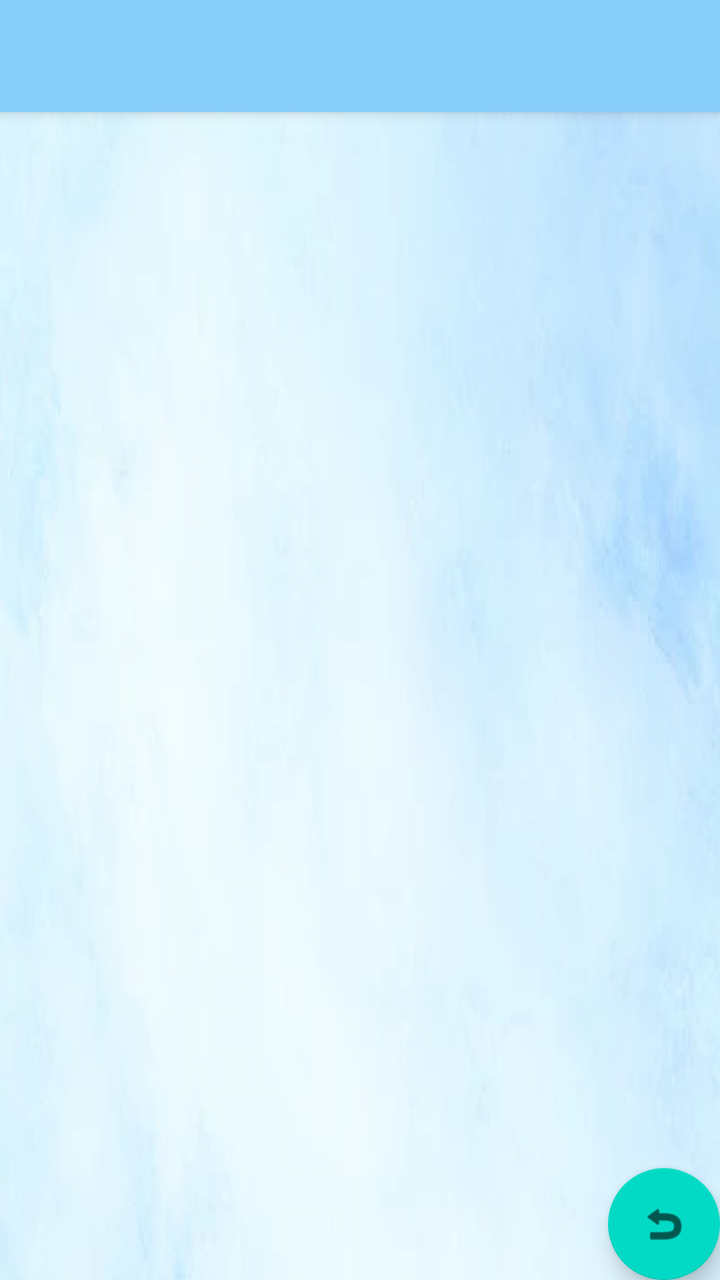
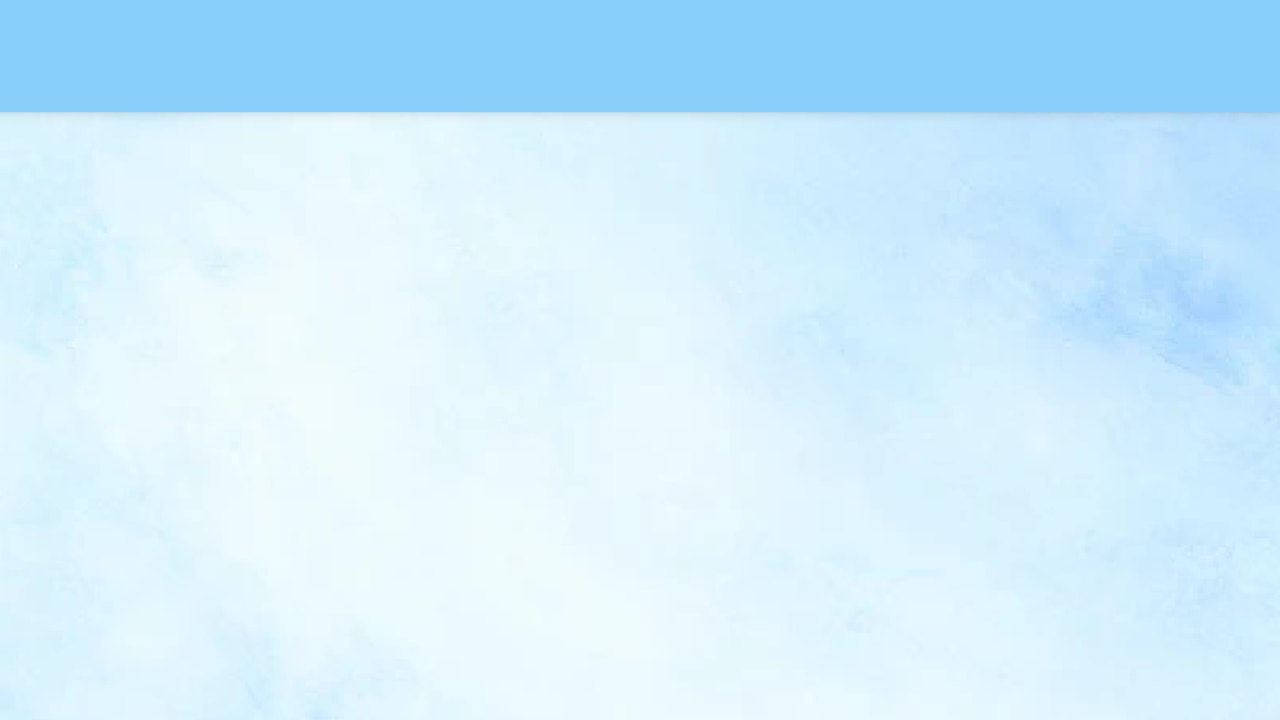

First picture: res/layout/ on a phone held upright. Second picture: the repository's own variant of that layout, on a device whose configuration matches the variant's folder. Source for both follows.
<!-- AndroidManifest.xml: application theme Theme.TwisterPM -->
<!-- res/layout/activity_all_messages.xml -->
<?xml version="1.0" encoding="utf-8"?>
<androidx.coordinatorlayout.widget.CoordinatorLayout xmlns:android="http://schemas.android.com/apk/res/android"
    xmlns:app="http://schemas.android.com/apk/res-auto"
    xmlns:tools="http://schemas.android.com/tools"
    android:id="@+id/messageLayout"
    android:layout_width="match_parent"
    android:layout_height="match_parent"
    android:background="@drawable/blueshade"
    android:orientation="vertical"
    tools:context=".AllMessagesActivity">

        <com.google.android.material.appbar.AppBarLayout
            android:layout_width="match_parent"
            android:layout_height="wrap_content"
            android:theme="@style/Theme.TwisterPM.AppBarOverlay">


            <androidx.appcompat.widget.Toolbar
                android:id="@+id/toolbar"
                android:layout_width="319dp"
                android:layout_height="?attr/actionBarSize"
                android:background="?attr/colorPrimary"
                app:popupTheme="@style/Theme.TwisterPM.PopupOverlay" />

        </com.google.android.material.appbar.AppBarLayout>

        <include layout="@layout/content_all_messages" />


        <com.google.android.material.floatingactionbutton.FloatingActionButton
            android:id="@+id/fab"
            android:layout_width="wrap_content"
            android:layout_height="wrap_content"
            android:layout_gravity="bottom|end"
            android:layout_margin="@dimen/fab_margin"
            app:srcCompat="@android:drawable/ic_menu_revert" />


</androidx.coordinatorlayout.widget.CoordinatorLayout>
<!-- res/layout/content_all_messages.xml (included above) -->
<?xml version="1.0" encoding="utf-8"?>
<androidx.constraintlayout.widget.ConstraintLayout xmlns:android="http://schemas.android.com/apk/res/android"
    xmlns:app="http://schemas.android.com/apk/res-auto"
    xmlns:tools="http://schemas.android.com/tools"
    android:layout_width="match_parent"
    android:layout_height="match_parent"
    app:layout_behavior="@string/appbar_scrolling_view_behavior">


    <LinearLayout
        android:layout_width="match_parent"
        android:layout_height="wrap_content"
        android:orientation="vertical"
        tools:ignore="MissingConstraints">

    <LinearLayout
    android:layout_width="match_parent"
    android:layout_height="wrap_content"
        android:id="@+id/allMessagesAddLayout"
    android:visibility="gone"
    android:orientation="horizontal">
        <EditText
            android:id="@+id/messageInput"
            android:layout_width="0dp"
            android:layout_height="wrap_content"
            android:layout_weight="3"
            android:hint="Insert your message" />

        <Button
            android:layout_width="0dp"
            android:layout_height="wrap_content"
            android:layout_weight="1"
            android:onClick="addMessage"
            android:text="Add" />

</LinearLayout>
    <LinearLayout
        android:layout_width="match_parent"
        android:layout_height="0dp"
        android:layout_weight="66"
        android:orientation="vertical">

        <TextView
            android:id="@+id/messageMessages"
            android:layout_width="match_parent"
            android:layout_height="1dp"
            android:layout_margin="12dp"
            android:padding="12dp"
            android:textSize="18sp" />

        <androidx.recyclerview.widget.RecyclerView
            android:id="@+id/messageRecyclerView"
            android:layout_width="match_parent"
            android:layout_height="0dp"
            android:layout_weight="66"
            android:layout_margin="20dp"
            android:padding="10dp" />
    </LinearLayout>


    </LinearLayout>

</androidx.constraintlayout.widget.ConstraintLayout>
<!-- resources referenced by this layout -->
<resources>
  <!-- drawable blueshade: png bitmap (drawable, 160114 bytes) -->
  <style name="Theme.TwisterPM.AppBarOverlay" parent="ThemeOverlay.AppCompat.Dark.ActionBar" />
  <style name="Theme.TwisterPM.PopupOverlay" parent="ThemeOverlay.AppCompat.Light" />
  <style name="Theme.TwisterPM" parent="Theme.MaterialComponents.DayNight.DarkActionBar">
          
          <item name="colorPrimary">@color/blue</item>
          <item name="colorPrimaryVariant">@color/blue</item>
          <item name="colorOnPrimary">@color/white</item>
          
          <item name="colorSecondary">@color/teal_200</item>
          <item name="colorSecondaryVariant">@color/teal_700</item>
          <item name="colorOnSecondary">@color/black</item>
          
          <item name="android:statusBarColor" tools:targetApi="l">?attr/colorPrimaryVariant</item>
          
      </style>
  <color name="blue">#87cefa</color>
  <color name="white">#FFFFFFFF</color>
  <color name="teal_200">#FF03DAC5</color>
  <color name="teal_700">#FF018786</color>
  <color name="black">#FF000000</color>
</resources>
<!-- res/layout-land/activity_all_messages.xml (the author's variant of the layout above) -->
<!-- drawn on the phone turned sideways -->
<?xml version="1.0" encoding="utf-8"?>
<androidx.coordinatorlayout.widget.CoordinatorLayout xmlns:android="http://schemas.android.com/apk/res/android"
    xmlns:app="http://schemas.android.com/apk/res-auto"
    xmlns:tools="http://schemas.android.com/tools"
    android:id="@+id/messageLayout"
    android:layout_width="match_parent"
    android:layout_height="match_parent"
    android:background="@drawable/blueshade"
    android:orientation="vertical"
    tools:context=".AllMessagesActivity">

    <com.google.android.material.appbar.AppBarLayout
        android:layout_width="match_parent"
        android:layout_height="wrap_content"
        android:theme="@style/Theme.TwisterPM.AppBarOverlay">


        <androidx.appcompat.widget.Toolbar
            android:id="@+id/toolbar"
            android:layout_width="319dp"
            android:layout_height="?attr/actionBarSize"
            android:background="?attr/colorPrimary"
            app:popupTheme="@style/Theme.TwisterPM.PopupOverlay" />

    </com.google.android.material.appbar.AppBarLayout>

    <include layout="@layout/content_all_messages" />





</androidx.coordinatorlayout.widget.CoordinatorLayout>
